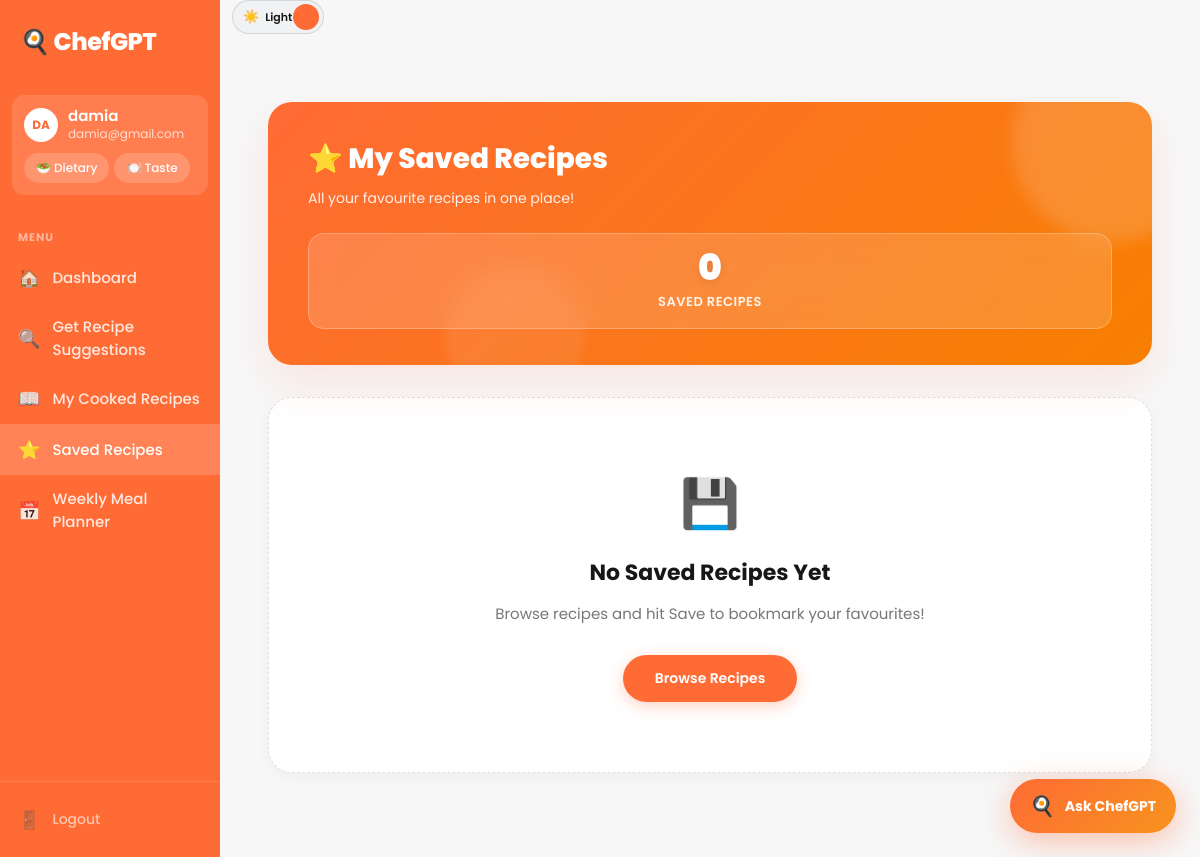
/saved-recipes (signed in), run on an earlier commit of the app's database.
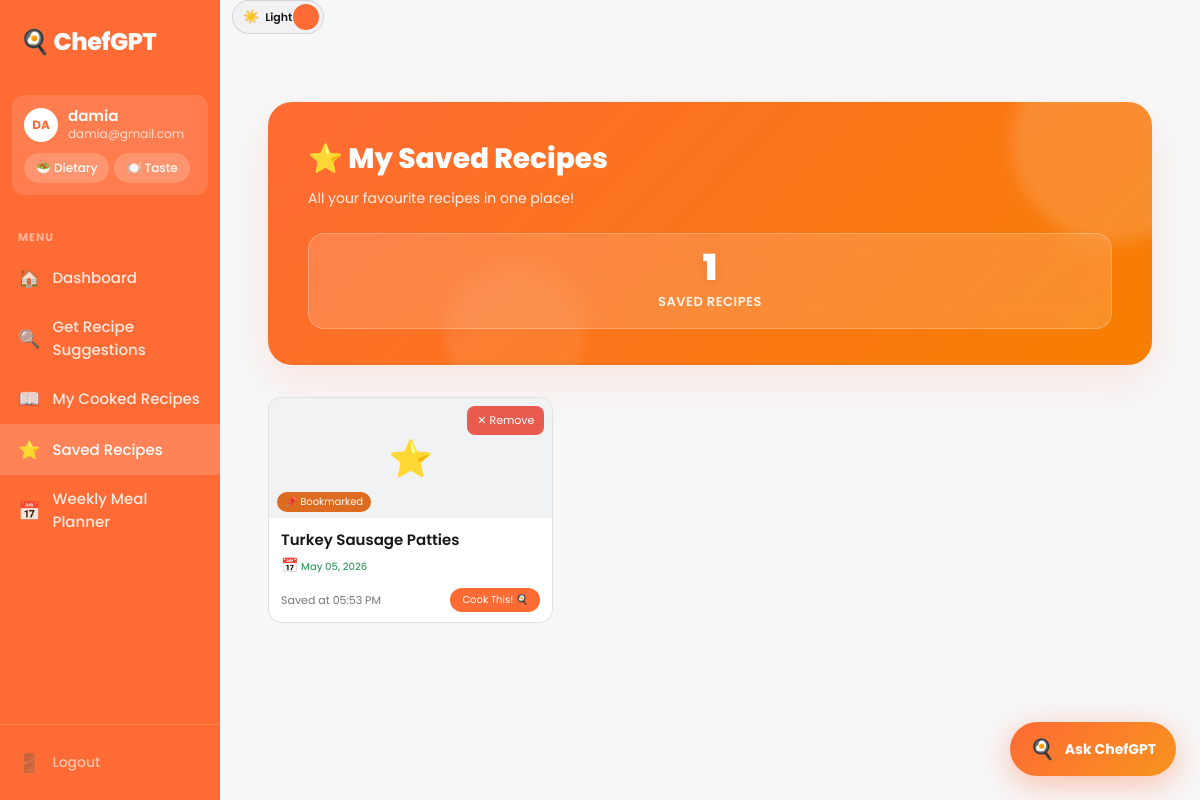
And on a later commit of the database.
### app.py (models this page shows)
class SavedRecipe(db.Model):
    __tablename__ = 'saved_recipes'
    id = db.Column(db.Integer, primary_key=True)
    user_id = db.Column(db.Integer, db.ForeignKey('user.id'), nullable=False)
    recipe_id = db.Column(db.Integer, nullable=False)
    recipe_name = db.Column(db.String(200), nullable=False)
    saved_at = db.Column(db.DateTime, default=datetime.utcnow)
    user = db.relationship('User', backref='saved_recipes')

### app.py (the view)
@app.route("/saved-recipes")
@login_required
def saved_recipes():
    saved = SavedRecipe.query.filter_by(user_id=current_user.id)\
        .order_by(SavedRecipe.saved_at.desc()).all()
    return render_template("saved_recipes.html", recipes=saved)

### app.py (called while the page is built)
@login_manager.user_loader
def load_user(user_id):
    return User.query.get(int(user_id))

### templates/saved_recipes.html (shortened to what this page needs)
{% extends "base.html" %}
{% block extra_head %}
    <link rel="stylesheet" href="{{ url_for('static', filename='css/history.css') }}">
{% endblock %}
{% block content %}
    <div class="container">
        <div class="page-header">
            <h2>⭐ My Saved Recipes</h2>
            <p>All your favourite recipes in one place!</p>
            <div class="stats">
                <div class="stat-card">
                    <div class="stat-number">{{ recipes|length }}</div>
                    <div class="stat-label">Saved Recipes</div>
                </div>
            </div>
        </div>
        {% if recipes|length == 0 %}
            <div class="empty-state">
                <div style="font-size: 48px; margin-bottom: 16px;">💾</div>
                <h3>No Saved Recipes Yet</h3>
                <p>Browse recipes and hit Save to bookmark your favourites!</p>
                <a href="{{ url_for('dashboard') }}">Browse Recipes</a>
            </div>
        {% else %}
            <div class="recipe-grid">
            {% for saved in recipes %}
                <div class="recipe-card" onclick="window.location.href='{{ url_for('recipe_detail', recipe_id=saved.recipe_id) }}'" style="position: relative;">
                    <button class="view-btn" style="position: absolute; top: 8px; right: 8px; background: rgba(231, 76, 60, 0.9); color: white; border: none; padding: 6px 10px; font-size: 11px; z-index: 10; border-radius: 8px;" onclick="event.stopPropagation(); unsave({{ saved.recipe_id }}, this)">
                        ✕ Remove
                    </button>
                    <div class="recipe-card-img">
                        <div class="recipe-img-placeholder">⭐</div>
                        <div class="recipe-time-badge" style="background: #DD6B20; color: white;">📌 Bookmarked</div>
                    </div>
                    <div class="recipe-card-body">
                        <div class="recipe-card-name" style="font-size: 15px; padding-right: 20px;">{{ saved.recipe_name }}</div>
                        <div class="recipe-card-meta" style="color: #38A169; font-weight: 500; margin-top: 4px;">
                            <span style="font-size: 14px;">📅</span> {{ saved.saved_at.strftime('%b %d, %Y') }}
                        </div>
                        <div class="recipe-card-footer" style="margin-top: 12px;">
                            <div class="recipe-rating" style="font-size: 11px;">Saved at {{ saved.saved_at.strftime('%I:%M %p') }}</div>
                            <div class="recipe-view-btn" style="background: var(--brand);">Cook This! 🍳</div>
                        </div>
                    </div>
                </div>
            {% endfor %}
            </div>
        {% endif %}
    </div>
{% endblock %}

What changed in the data, as far as the page shows it:
added SavedRecipe: recipe_name "Turkey Sausage Patties", saved_at "May 05, 2026", saved_at "05:53 PM"
Also different on the page:
{{ recipes|length }}: "0" → "1"
text no longer shown: "💾 No Saved Recipes Yet Browse recipes and hit Save to bookmark your favourites! Browse Recipes"
